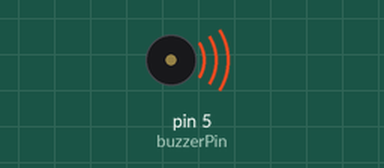
Simulated run of this sketch. Board: Arduino Uno, built with avr-gcc and run on an emulated ATmega328P. On the bench: buzzer (waves = sounding).

Above: at 0.05 s.
Timing chart, 0 to 3.0 s (numbered marks = the images above):
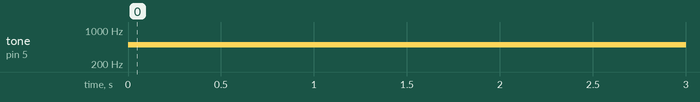

The sketch:

4.Buzzer.ino
```cpp
const int buzzerPin = 5;

void setup()
{
    pinMode(buzzerPin, OUTPUT);
}

void loop()
{
    tone(buzzerPin, 500, 1000);
    delay(1000);
}
```

Measured:
- by itself, tone on pin 5 (buzzerPin): silent → 500 Hz at 0.00 s
